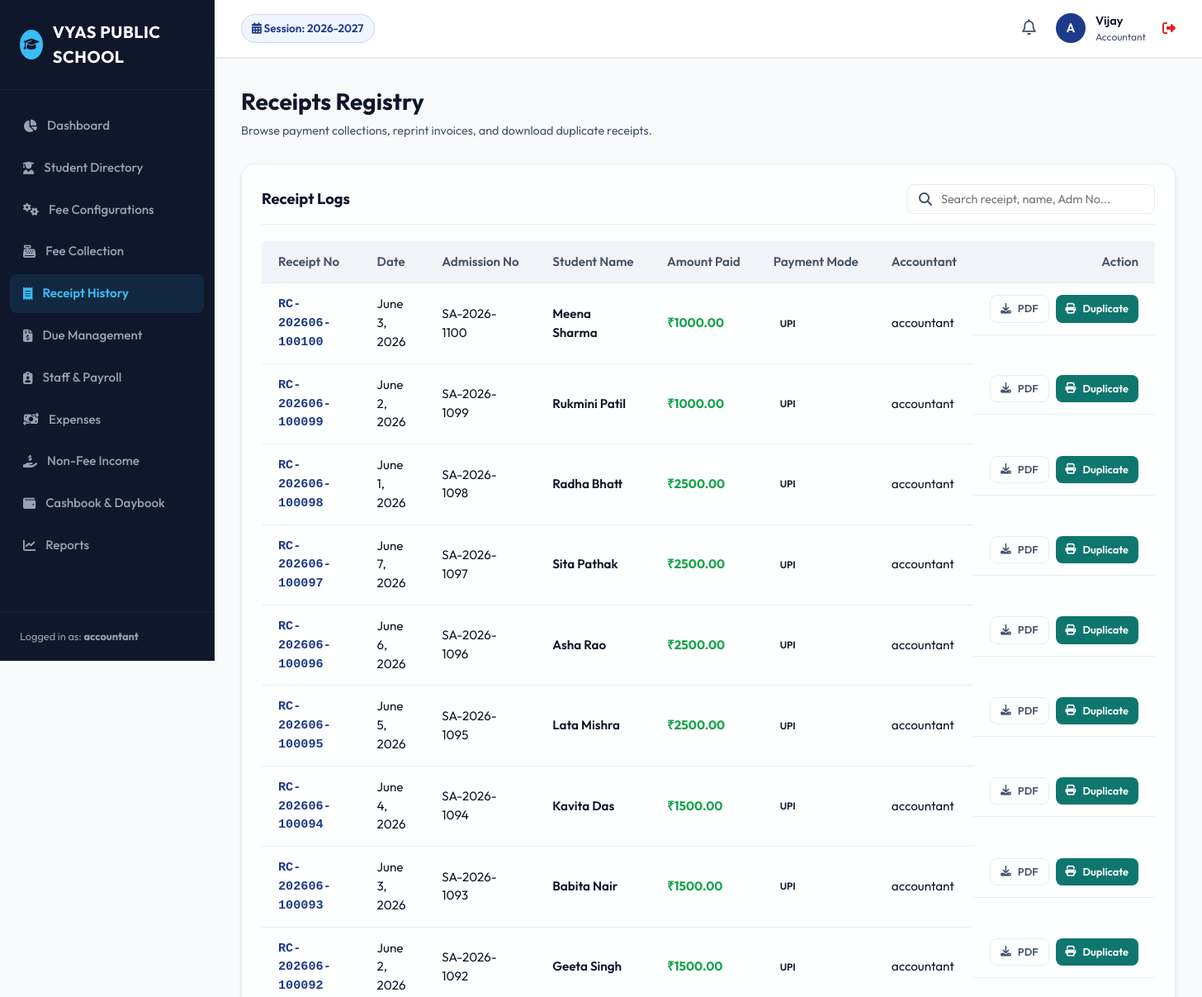
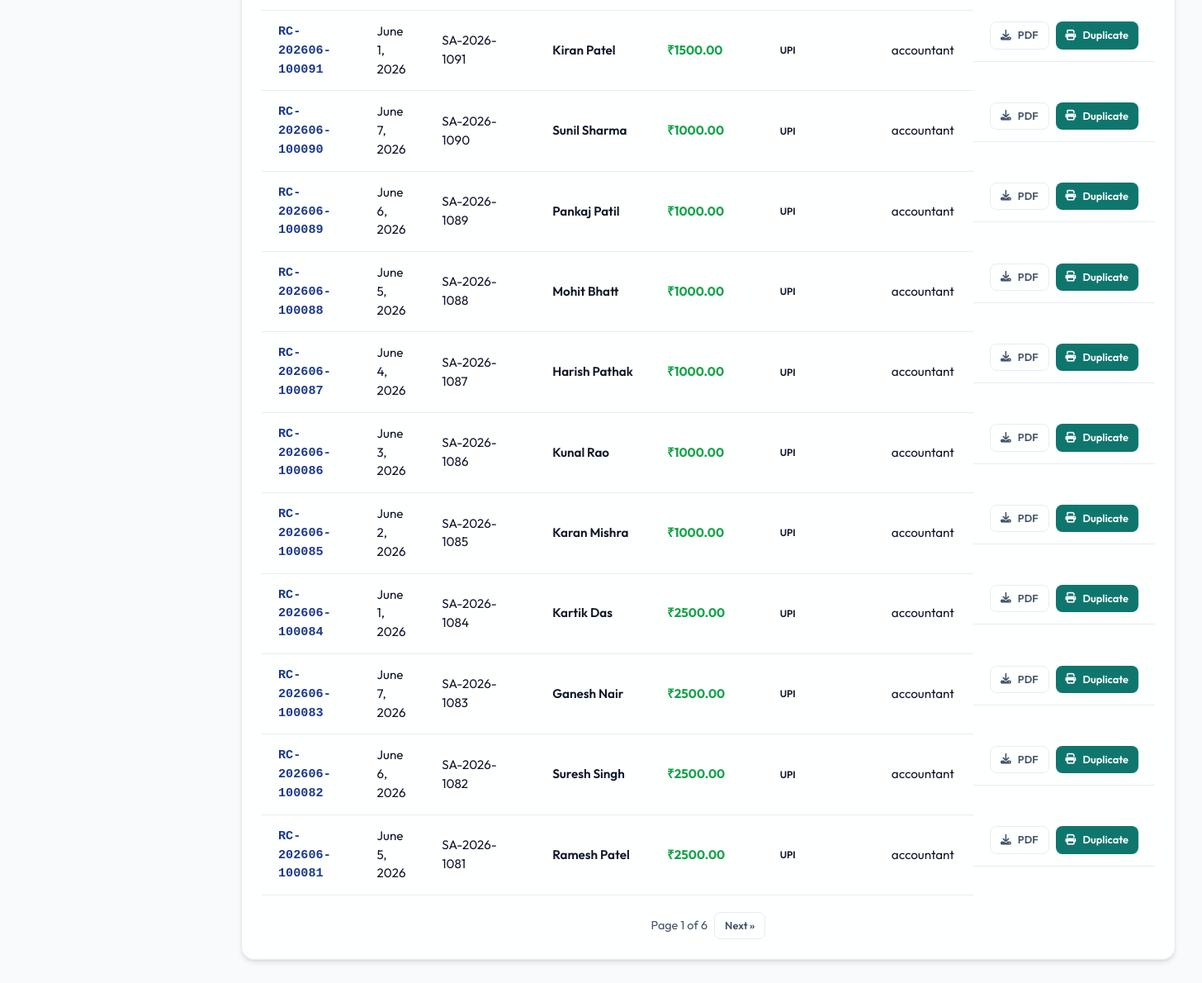
The page /fees/receipts/ (signed in) on the database its author committed (2 pictures, top to bottom).
### users/models.py (models this page shows, shortened)
class User(AbstractUser, SoftDeleteModel):
    SUPER_ADMIN = 'SUPER_ADMIN'
    SCHOOL_ADMIN = 'SCHOOL_ADMIN'
    ACCOUNTANT = 'ACCOUNTANT'
    PRINCIPAL = 'PRINCIPAL'
    TEACHER = 'TEACHER'
    RECEPTIONIST = 'RECEPTIONIST'
    ROLE_CHOICES = [
        (SUPER_ADMIN, 'Super Admin'),
        (SCHOOL_ADMIN, 'School Admin'),
        (ACCOUNTANT, 'Accountant'),
        (PRINCIPAL, 'Principal'),
        (TEACHER, 'Teacher'),
        (RECEPTIONIST, 'Receptionist'),
    ]
    role = models.CharField(max_length=20, choices=ROLE_CHOICES, default=SCHOOL_ADMIN)
    mobile = models.CharField(max_length=15, blank=True, null=True)
    objects = SoftDeleteUserManager()
    def is_school_admin(self):
        return self.role in [self.SUPER_ADMIN, self.SCHOOL_ADMIN]
    def is_accountant(self):
        return self.role in [self.SUPER_ADMIN, self.ACCOUNTANT]

### academics/models.py (models this page shows, shortened)
class AcademicSession(SoftDeleteModel):
    name = models.CharField(max_length=20, unique=True, help_text="e.g. 2026-2027")
    start_date = models.DateField()
    end_date = models.DateField()
    is_active = models.BooleanField(default=False)
    class Meta:
        ordering = ['-start_date']

### fees/models.py (models this page shows, shortened)
class FeeCollection(SoftDeleteModel):
    PAYMENT_MODE_CHOICES = [
        ('CASH', 'Cash'),
        ('UPI', 'UPI'),
        ('BANK_TRANSFER', 'Bank Transfer'),
        ('CHEQUE', 'Cheque'),
    ]
    student_enrollment = models.ForeignKey(StudentEnrollment, on_delete=models.CASCADE, related_name='collections')
    receipt_number = models.CharField(max_length=50, unique=True, db_index=True)
    amount_paid = models.DecimalField(max_digits=10, decimal_places=2)
    discount_applied = models.DecimalField(max_digits=10, decimal_places=2, default=0.00)
    fine_applied = models.DecimalField(max_digits=10, decimal_places=2, default=0.00)
    payment_mode = models.CharField(max_length=20, choices=PAYMENT_MODE_CHOICES, default='CASH')
    transaction_id = models.CharField(max_length=100, blank=True, null=True, help_text="For UPI/Bank Transfer/Cheque")
    payment_date = models.DateField()
    accountant = models.ForeignKey(settings.AUTH_USER_MODEL, on_delete=models.SET_NULL, null=True, blank=True)
    remarks = models.TextField(blank=True, null=True)
    class Meta:
        ordering = ['-receipt_number']

### students/models.py (models this page shows, shortened)
class StudentEnrollment(SoftDeleteModel):
    student = models.ForeignKey(Student, on_delete=models.CASCADE, related_name='enrollments')
    academic_session = models.ForeignKey(AcademicSession, on_delete=models.CASCADE, related_name='enrollments')
    class_section = models.ForeignKey(ClassSection, on_delete=models.CASCADE, related_name='enrollments')
    roll_number = models.IntegerField(null=True, blank=True)
    enrolled_date = models.DateField(auto_now_add=True)
    class Meta:
        unique_together = ('student', 'academic_session')
        ordering = ['class_section', 'roll_number']

class Student(SoftDeleteModel):
    GENDER_CHOICES = [
        ('M', 'Male'),
        ('F', 'Female'),
        ('O', 'Other'),
    ]
    BLOOD_GROUP_CHOICES = [
        ('A+', 'A+'), ('A-', 'A-'),
        ('B+', 'B+'), ('B-', 'B-'),
        ('AB+', 'AB+'), ('AB-', 'AB-'),
        ('O+', 'O+'), ('O-', 'O-'),
    ]
    CATEGORY_CHOICES = [
        ('GEN', 'General'),
        ('OBC', 'OBC'),
        ('SC', 'SC'),
        ('ST', 'ST'),
    ]
    STATUS_CHOICES = [
        ('ACTIVE', 'Active'),
        ('INACTIVE', 'Inactive'),
        ('TRANSFERRED', 'Transferred'),
        ('GRADUATED', 'Graduated'),
    ]
    admission_number = models.CharField(max_length=50, unique=True, db_index=True)
    first_name = models.CharField(max_length=100)
    last_name = models.CharField(max_length=100)
    father_name = models.CharField(max_length=200)
    mother_name = models.CharField(max_length=200)
    guardian_name = models.CharField(max_length=200)
    guardian_relation = models.CharField(max_length=100)
    guardian_mobile = models.CharField(max_length=15)
    guardian_email = models.EmailField(blank=True, null=True)
    address = models.TextField()
    city = models.CharField(max_length=100)
    state = models.CharField(max_length=100)
    date_of_birth = models.DateField()
    gender = models.CharField(max_length=2, choices=GENDER_CHOICES)
    aadhaar_number = models.CharField(max_length=20, blank=True, null=True)
    admission_date = models.DateField()
    blood_group = models.CharField(max_length=5, choices=BLOOD_GROUP_CHOICES, blank=True, null=True)
    category = models.CharField(max_length=5, choices=CATEGORY_CHOICES)
    photo = models.ImageField(upload_to='students/', blank=True, null=True)
    previous_school_details = models.TextField(blank=True, null=True)
    status = models.CharField(max_length=20, choices=STATUS_CHOICES, default='ACTIVE')
    class Meta:
        ordering = ['admission_number']
    @property
    def full_name(self):
        return f"{self.first_name} {self.last_name}"

### fees/views.py (the view, shortened to what this page needs)
# urls.py: path('receipts/', views.receipt_history, name='receipt_history'),
@login_required
@staff_only
def receipt_history(request):
    query = request.GET.get('q', '')
    collections = FeeCollection.objects.all().select_related('student_enrollment__student', 'student_enrollment__class_section__class_level', 'accountant')
    paginator = Paginator(collections, 20)
    page_number = request.GET.get('page')
    page_obj = paginator.get_page(page_number)
    return render(request, 'fees/receipt_history.html', {'page_obj': page_obj, 'query': query})

### academics/context_processors.py (called while the page is built)
def academic_session_processor(request):
    try:
        active_session = AcademicSession.objects.get(is_active=True)
    except AcademicSession.DoesNotExist:
        active_session = AcademicSession.objects.order_by('-start_date').first()
    except AcademicSession.MultipleObjectsReturned:
        active_session = AcademicSession.objects.filter(is_active=True).first()
    return {
        'ACTIVE_SESSION': active_session,
        'ALL_SESSIONS': AcademicSession.objects.all()
    }

### core/models.py (called while the page is built)
    def get_queryset(self):
        return SoftDeleteQuerySet(self.model, using=self._db).filter(is_deleted=False)

### users/models.py (called while the page is built)
    def get_queryset(self):
        return SoftDeleteQuerySet(self.model, using=self._db).filter(is_deleted=False)

### templates/fees/receipt_history.html (shortened to what this page needs)
{% extends 'base.html' %}
{% block content %}
<div class="page-header">
    <div class="page-title">
        <h1>Receipts Registry</h1>
        <p>Browse payment collections, reprint invoices, and download duplicate receipts.</p>
    </div>
</div>
<div class="glass-panel">
    <div class="panel-header">
        <h2>Receipt Logs</h2>
        <form method="GET" style="width: 300px;">
            <div class="header-search" style="width: 100%;">
                <i class="fa-solid fa-search"></i>
                <input type="text" name="q" value="{{ query }}" placeholder="Search receipt, name, Adm No...">
            </div>
        </form>
    </div>
    <div class="table-responsive">
        <table class="custom-table">
            <thead>
                <tr>
                    <th>Receipt No</th>
                    <th>Date</th>
                    <th>Admission No</th>
                    <th>Student Name</th>
                    <th>Amount Paid</th>
                    <th>Payment Mode</th>
                    <th>Accountant</th>
                    <th style="text-align: right;">Action</th>
                </tr>
            </thead>
            <tbody>
                {% for col in page_obj %}
                <tr>
                    <td style="font-weight: 700; font-family: monospace; color: var(--primary);">{{ col.receipt_number }}</td>
                    <td>{{ col.payment_date }}</td>
                    <td>{{ col.student_enrollment.student.admission_number }}</td>
                    <td style="font-weight: 600;">{{ col.student_enrollment.student.full_name }}</td>
                    <td style="font-weight: 700; color: var(--success);">₹{{ col.amount_paid|floatformat:2 }}</td>
                    <td><span class="badge info">{{ col.get_payment_mode_display }}</span></td>
                    <td>{{ col.accountant.username|default:"System" }}</td>
                    <td style="text-align: right; display: flex; gap: 8px; justify-content: flex-end;">
                        <a href="{% url 'download_receipt' col.pk %}" target="_blank" class="btn btn-outline btn-sm">
                            <i class="fa-solid fa-download"></i> PDF
                        </a>
                        <a href="{% url 'download_receipt' col.pk %}?duplicate=1" target="_blank" class="btn btn-secondary btn-sm" title="Reprint Duplicate Receipt">
                            <i class="fa-solid fa-print"></i> Duplicate
                        </a>
                    </td>
                </tr>
                {% empty %}
                <tr>
                    <td colspan="8" style="text-align: center; color: var(--text-secondary); padding: 30px; font-style: italic;">
                        No receipt logs match the search query.
                    </td>
                </tr>
                {% endfor %}
            </tbody>
        </table>
    </div>
    {% if page_obj.has_other_pages %}
    <div style="display: flex; justify-content: center; gap: 8px; margin-top: 20px;">
        <span style="align-self: center; font-size: 0.9rem; color: var(--text-secondary);">Page {{ page_obj.number }} of {{ page_obj.paginator.num_pages }}</span>
        {% if page_obj.has_next %}
        <a href="?page={{ page_obj.next_page_number }}&q={{ query }}" class="btn btn-outline btn-sm">Next &raquo;</a>
        {% endif %}
    </div>
    {% endif %}
</div>
{% endblock %}

### templates/base.html (shortened to what this page needs)
{% load static %}
<!DOCTYPE html>
<html lang="en">
<head>
    <link rel="stylesheet" href="https://cdnjs.cloudflare.com/ajax/libs/font-awesome/6.4.0/css/all.min.css">
    <link rel="stylesheet" href="{% static 'css/styles.css' %}">
</head>
<body>
    <div class="app-container">
        <aside class="sidebar">
            <div class="sidebar-header">
                <div class="user-avatar" style="background-color: var(--sidebar-active); color: var(--sidebar-bg);">
                    <i class="fa-solid fa-graduation-cap"></i>
                </div>
                <div class="sidebar-logo">VYAS PUBLIC SCHOOL</div>
            </div>
            <ul class="sidebar-menu">
                <li class="menu-item {% if request.resolver_match.url_name == 'dashboard' %}active{% endif %}">
                    <a href="{% url 'dashboard' %}">
                        <i class="fa-solid fa-chart-pie"></i>
                        <span>Dashboard</span>
                    </a>
                </li>
                <li class="menu-item {% if 'students' in request.path %}active{% endif %}">
                    <a href="{% url 'student_list' %}">
                        <i class="fa-solid fa-user-graduate"></i>
                        <span>Student Directory</span>
                    </a>
                </li>
                {% if request.user.is_accountant or request.user.is_school_admin %}
                <li class="menu-item {% if 'fees' in request.path and 'collect' not in request.path and 'receipts' not in request.path and 'dues' not in request.path %}active{% endif %}">
                    <a href="{% url 'fee_type_list' %}">
                        <i class="fa-solid fa-gears"></i>
                        <span>Fee Configurations</span>
                    </a>
                </li>
                <li class="menu-item {% if 'fees/collect' in request.path %}active{% endif %}">
                    <a href="{% url 'fee_collection_dashboard' %}">
                        <i class="fa-solid fa-cash-register"></i>
                        <span>Fee Collection</span>
                    </a>
                </li>
                <li class="menu-item {% if 'fees/receipts' in request.path %}active{% endif %}">
                    <a href="{% url 'receipt_history' %}">
                        <i class="fa-solid fa-receipt"></i>
                        <span>Receipt History</span>
                    </a>
                </li>
                <li class="menu-item {% if 'fees/dues' in request.path %}active{% endif %}">
                    <a href="{% url 'due_report' %}">
                        <i class="fa-solid fa-file-invoice-dollar"></i>
                        <span>Due Management</span>
                    </a>
                </li>
                {% endif %}
                {% if request.user.role == 'SUPER_ADMIN' or request.user.role == 'SCHOOL_ADMIN' or request.user.role == 'PRINCIPAL' or request.user.is_accountant %}
                <li class="menu-item {% if 'staff' in request.path or 'salar' in request.path %}active{% endif %}">
                    <a href="{% url 'staff_list' %}">
                        <i class="fa-solid fa-clipboard-user"></i>
                        <span>Staff & Payroll</span>
                    </a>
                </li>
                {% endif %}
                {% if request.user.is_accountant or request.user.is_school_admin %}
                <li class="menu-item {% if 'finance/expense' in request.path %}active{% endif %}">
                    <a href="{% url 'expense_list' %}">
                        <i class="fa-solid fa-money-bill-transfer"></i>
                        <span>Expenses</span>
                    </a>
                </li>
                <li class="menu-item {% if 'finance/income' in request.path %}active{% endif %}">
                    <a href="{% url 'income_list' %}">
                        <i class="fa-solid fa-hand-holding-dollar"></i>
                        <span>Non-Fee Income</span>
                    </a>
                </li>
                <li class="menu-item {% if 'daybook' in request.path or 'cashbook' in request.path %}active{% endif %}">
                    <a href="{% url 'daybook' %}">
                        <i class="fa-solid fa-wallet"></i>
                        <span>Cashbook & Daybook</span>
                    </a>
                </li>
                {% endif %}
                <li class="menu-item {% if 'reports' in request.path %}active{% endif %}">
                    <a href="{% url 'reports_dashboard' %}">
                        <i class="fa-solid fa-chart-line"></i>
                        <span>Reports</span>
                    </a>
                </li>
            </ul>
            <div class="sidebar-footer">
                Logged in as: <strong>{{ request.user.username }}</strong>
            </div>
        </aside>
        <main class="main-wrapper">
            <header class="main-header">
                <div class="header-left">
                    <div class="session-indicator">
                        <i class="fa-solid fa-calendar-days"></i>
                        Session: {{ ACTIVE_SESSION.name|default:"None Configured" }}
                    </div>
                </div>
                <div class="header-right">
                    <div class="notification-bell">
                        <i class="fa-regular fa-bell" style="font-size: 1.2rem; cursor: pointer; color: var(--text-secondary);"></i>
                    </div>
                    <div class="user-profile" onclick="location.href='{% url 'logout' %}'" title="Click to Logout">
                        <div class="user-avatar">
                            {{ request.user.username|slice:":1"|upper }}
                        </div>
                        <div class="user-info">
                            <div class="user-name">{{ request.user.first_name|default:request.user.username }}</div>
                            <div class="user-role">{{ request.user.get_role_display }}</div>
                        </div>
                        <i class="fa-solid fa-right-from-bracket" style="color: var(--danger); margin-left: 8px;"></i>
                    </div>
                </div>
            </header>
            <div class="content-body">
                {% block content %}{% endblock %}
            </div>
        </main>
    </div>
</body>
</html>

### rows shown on the page
User: user.username "accountant", user.username "A", user.first_name "Vijay", user.role "Accountant"
AcademicSession: name "2026-2027"
FeeCollection: receipt_number "RC-202606-100100", payment_date "June 3, 2026", student_enrollment.student.admission_number "SA-2026-1100", student_enrollment.student.full_name "Meena Sharma", amount_paid "1000.00", payment_mode "UPI", accountant.username "accountant"
FeeCollection: receipt_number "RC-202606-100099", payment_date "June 2, 2026", student_enrollment.student.admission_number "SA-2026-1099", student_enrollment.student.full_name "Rukmini Patil", amount_paid "1000.00", payment_mode "UPI", accountant.username "accountant"
FeeCollection: receipt_number "RC-202606-100098", payment_date "June 1, 2026", student_enrollment.student.admission_number "SA-2026-1098", student_enrollment.student.full_name "Radha Bhatt", amount_paid "2500.00", payment_mode "UPI", accountant.username "accountant"
FeeCollection: receipt_number "RC-202606-100097", payment_date "June 7, 2026", student_enrollment.student.admission_number "SA-2026-1097", student_enrollment.student.full_name "Sita Pathak", amount_paid "2500.00", payment_mode "UPI", accountant.username "accountant"
FeeCollection: receipt_number "RC-202606-100096", payment_date "June 6, 2026", student_enrollment.student.admission_number "SA-2026-1096", student_enrollment.student.full_name "Asha Rao", amount_paid "2500.00", payment_mode "UPI", accountant.username "accountant"
FeeCollection: receipt_number "RC-202606-100095", payment_date "June 5, 2026", student_enrollment.student.admission_number "SA-2026-1095", student_enrollment.student.full_name "Lata Mishra", amount_paid "2500.00", payment_mode "UPI", accountant.username "accountant"
FeeCollection: receipt_number "RC-202606-100094", payment_date "June 4, 2026", student_enrollment.student.admission_number "SA-2026-1094", student_enrollment.student.full_name "Kavita Das", amount_paid "1500.00", payment_mode "UPI", accountant.username "accountant"
FeeCollection: receipt_number "RC-202606-100093", payment_date "June 3, 2026", student_enrollment.student.admission_number "SA-2026-1093", student_enrollment.student.full_name "Babita Nair", amount_paid "1500.00", payment_mode "UPI", accountant.username "accountant"
FeeCollection: receipt_number "RC-202606-100092", payment_date "June 2, 2026", student_enrollment.student.admission_number "SA-2026-1092", student_enrollment.student.full_name "Geeta Singh", amount_paid "1500.00", payment_mode "UPI", accountant.username "accountant"
FeeCollection: receipt_number "RC-202606-100091", payment_date "June 1, 2026", student_enrollment.student.admission_number "SA-2026-1091", student_enrollment.student.full_name "Kiran Patel", amount_paid "1500.00", payment_mode "UPI", accountant.username "accountant"
FeeCollection: receipt_number "RC-202606-100090", payment_date "June 7, 2026", student_enrollment.student.admission_number "SA-2026-1090", student_enrollment.student.full_name "Sunil Sharma", amount_paid "1000.00", payment_mode "UPI", accountant.username "accountant"
FeeCollection: receipt_number "RC-202606-100089", payment_date "June 6, 2026", student_enrollment.student.admission_number "SA-2026-1089", student_enrollment.student.full_name "Pankaj Patil", amount_paid "1000.00", payment_mode "UPI", accountant.username "accountant"
FeeCollection: receipt_number "RC-202606-100088", payment_date "June 5, 2026", student_enrollment.student.admission_number "SA-2026-1088", student_enrollment.student.full_name "Mohit Bhatt", amount_paid "1000.00", payment_mode "UPI", accountant.username "accountant"
FeeCollection: receipt_number "RC-202606-100087", payment_date "June 4, 2026", student_enrollment.student.admission_number "SA-2026-1087", student_enrollment.student.full_name "Harish Pathak", amount_paid "1000.00", payment_mode "UPI", accountant.username "accountant"
FeeCollection: receipt_number "RC-202606-100086", payment_date "June 3, 2026", student_enrollment.student.admission_number "SA-2026-1086", student_enrollment.student.full_name "Kunal Rao", amount_paid "1000.00", payment_mode "UPI", accountant.username "accountant"
FeeCollection: receipt_number "RC-202606-100085", payment_date "June 2, 2026", student_enrollment.student.admission_number "SA-2026-1085", student_enrollment.student.full_name "Karan Mishra", amount_paid "1000.00", payment_mode "UPI", accountant.username "accountant"
FeeCollection: receipt_number "RC-202606-100084", payment_date "June 1, 2026", student_enrollment.student.admission_number "SA-2026-1084", student_enrollment.student.full_name "Kartik Das", amount_paid "2500.00", payment_mode "UPI", accountant.username "accountant"
FeeCollection: receipt_number "RC-202606-100083", payment_date "June 7, 2026", student_enrollment.student.admission_number "SA-2026-1083", student_enrollment.student.full_name "Ganesh Nair", amount_paid "2500.00", payment_mode "UPI", accountant.username "accountant"
FeeCollection: receipt_number "RC-202606-100082", payment_date "June 6, 2026", student_enrollment.student.admission_number "SA-2026-1082", student_enrollment.student.full_name "Suresh Singh", amount_paid "2500.00", payment_mode "UPI", accountant.username "accountant"
FeeCollection: receipt_number "RC-202606-100081", payment_date "June 5, 2026", student_enrollment.student.admission_number "SA-2026-1081", student_enrollment.student.full_name "Ramesh Patel", amount_paid "2500.00", payment_mode "UPI", accountant.username "accountant"

### other values the page prints
{{ page_obj.number }} "1"
{{ page_obj.paginator.num_pages }} "6"
